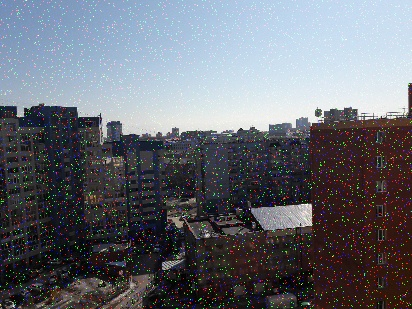
#> input picture pic_mini.jpg, 412 x 309 px
$ python image_correct.py   (older library calls are emulated)
#> lines starting #> are read from the running program, lines starting #| are printed output that depends on the picture
import numpy as np
import cv2
import matplotlib.pyplot as plt

image = cv2.imread('pic_mini.jpg')  # читаем изображение
#> image is the input picture: shape (309, 412, 3); mean B, G, R 113.8, 106.2, 103.3
gray = cv2.cvtColor(image,
                    cv2.COLOR_BGR2GRAY)  # оставляем монохромный вид, так как пока учусь работать с одним двумерным массивом
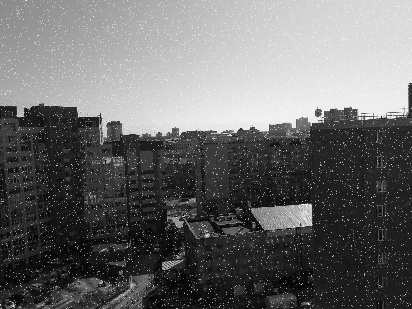
#> gray: shape (309, 412); min 0, max 254, mean 106.2
filtered = gray[:]
for y in range(1, gray.shape[0] - 1):  # Определяем границы обработки по у
    for x in range(1, gray.shape[1] - 1):  # по х
        filtered[y, x] = gray[y, x]

partsOfCube = [gray[
                   0, 0]] * 9  # создаем "матрицу" 3х3, в этой матрице будем искать среднее, можно и 5х5 назначить. Но вероятнее сильнее смажет.
#> partsOfCube = [140, 140, 140, 140, 140, 140, 140, 140, 140]
for y in range(1, gray.shape[0] - 1):  # в границах изображения обрабатываем матрицы 3х3
    for x in range(1, gray.shape[1] - 1):
        partsOfCube[0] = gray[y - 1, x - 1]  # заполняем матрицу
        partsOfCube[1] = gray[y, x - 1]
        partsOfCube[2] = gray[y + 1, x - 1]
        partsOfCube[3] = gray[y - 1, x]
        partsOfCube[4] = gray[y, x]
        partsOfCube[5] = gray[y + 1, x]
        partsOfCube[6] = gray[y - 1, x + 1]
        partsOfCube[7] = gray[y, x + 1]
        partsOfCube[8] = gray[y + 1, x + 1]

        partsOfCube.sort()  # выбираем медиану
        filtered[y, x] = partsOfCube[4]
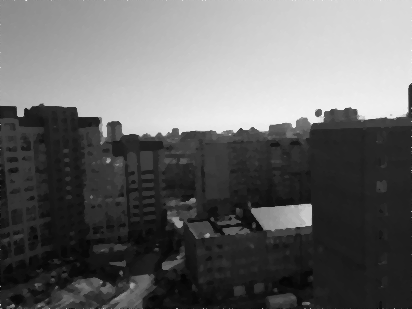
#> filtered: shape (309, 412); min 5, max 250, mean 102.9
#> after the loop, partsOfCube = [20, 21, 22, 22, 23, 25, 26, 26, 26]

cv2.imshow('before filter', image)
cv2.imshow('after filter', filtered)
cv2.waitKey()

# gray2 = cv2.cvtColor(image, cv2.COLOR_BGR2GRAY)
Fr = np.fft.fft2(filtered)  # раскладываем изображение в ряд Фурье
centering = np.fft.fftshift(Fr)  # Центрируем
centering = abs(centering)  # Для изображения оставляем только действительные составляющие
centering = np.log(centering + 1)  # Улучшем изображение гармоник
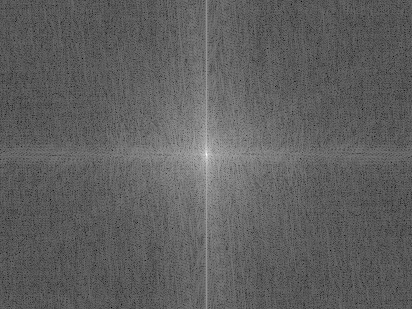
#> centering: shape (309, 412) float64; min 1.93, max 16.39, mean 7.36; drawn with min black and max white
plt.imshow(centering)
plt.show()

mask = [[0, 0, 0],
        # Отчищаем изображение от бесполезных гармоник, увеличением яркости, оставляем только основные гармоники
        [0, 2, 0],
        [0, 0, 0]]

zeroMask = np.zeros(filtered.shape)
centX = filtered.shape[0] // 2
#> centX = 154
centY = filtered.shape[1] // 2
#> centY = 206
zeroMask[centX - 1: centX + 2, centY - 1: centY + 2] = mask
maskFr = np.fft.fft2(zeroMask)
Fr = Fr * maskFr
revers = np.fft.ifft2(Fr)
revers = abs(revers)

revers = np.append(  # Переставляем квадранты изображения, перепутанные из-за перемножения комплексных матриц
    revers[centX:, :],
    revers[:centX, :],
    axis=0)
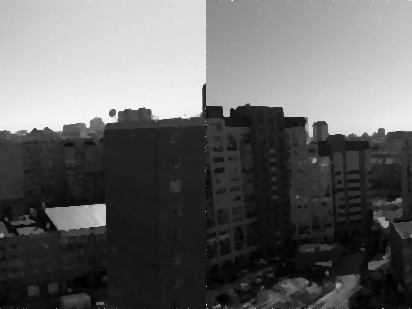
#> revers: shape (309, 412) float64; min 10, max 500, mean 205.8; drawn with min black and max white
revers = np.append(
    revers[:, centY:],
    revers[:, :centY],
    axis=1)
plt.imshow(revers)
plt.show()

cv2.imshow('out useful harmoni', revers / 255)  # Выводим результат без засветки
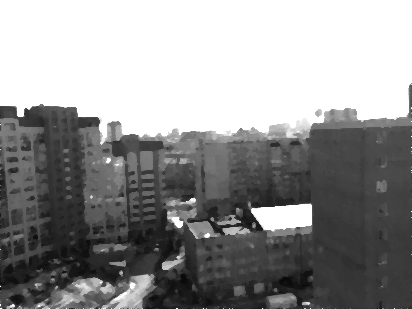
#> window 'out useful harmoni': shape (309, 412); min 9, max 255, mean 147.4
cv2.waitKey()

sobelX = cv2.Sobel(filtered, cv2.CV_64F, 1, 0,
                   ksize=3)  # Ищем границы отфильтрованногоизображения по собелю. Определяем градиенты по Х и У
sobelY = cv2.Sobel(filtered, cv2.CV_64F, 0, 1, ksize=3)  # k size - размер квадранта, которым "обрабатываем" изображение
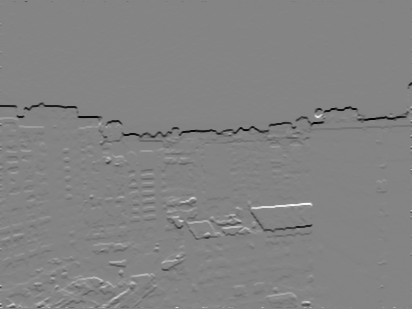
#> sobelY: shape (309, 412) float64; min -698, max 649, mean -3.7; drawn with min black and max white
absX = cv2.convertScaleAbs(
    sobelX)  # Преобразуем полученные границы в восьмибитные массивы, чтобы на картинке было что-то видно. Если оставим в исходном 16 битном виде, получим полную кашу
absY = cv2.convertScaleAbs(sobelY)
finGrad = cv2.addWeighted(absX, 0.5, absY, 0.5,
                          0)  # Добавляем наши границы с весом 0,5 (из-за величины объектов) в чб гамме
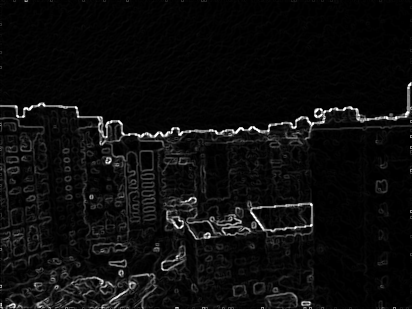
#> finGrad: shape (309, 412); min 0, max 255, mean 13

cv2.imshow('sobel', finGrad)
cv2.waitKey()

# границы по слоям:
image2 = cv2.imread('apple_pic.jpg')  # Разложим картинку с яблоками на цветовые слои
#> (the run stopped early here; a loop or call above may not have finished)
